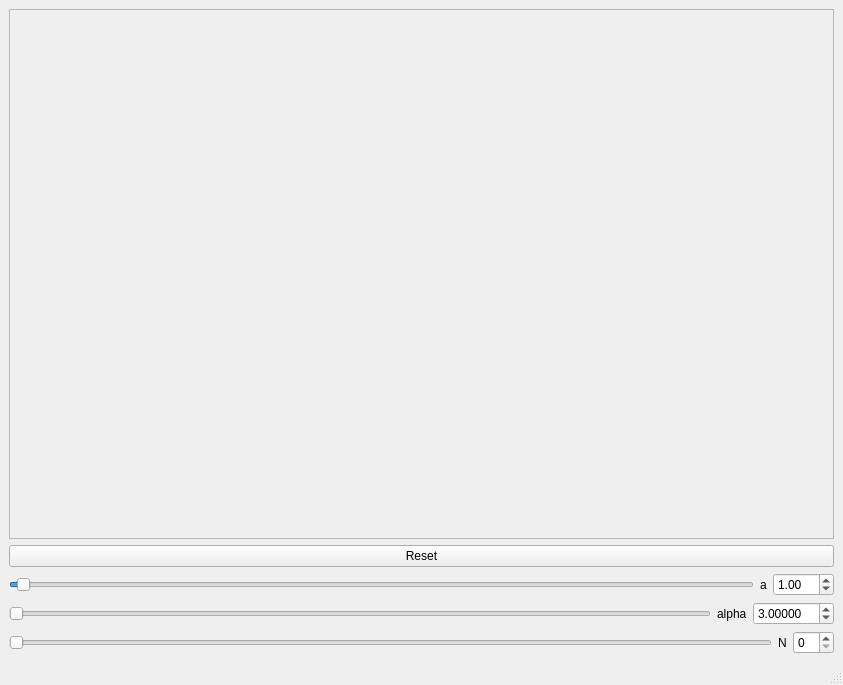
<?xml version="1.0" encoding="UTF-8"?>
<ui version="4.0">
 <class>MainWindow</class>
 <widget class="QMainWindow" name="MainWindow">
  <property name="geometry">
   <rect>
    <x>0</x>
    <y>0</y>
    <width>843</width>
    <height>685</height>
   </rect>
  </property>
  <property name="windowTitle">
   <string>MainWindow</string>
  </property>
  <widget class="QWidget" name="centralwidget">
   <layout class="QVBoxLayout" name="verticalLayout_2">
    <item>
     <widget class="QFrame" name="frame">
      <property name="enabled">
       <bool>true</bool>
      </property>
      <property name="sizePolicy">
       <sizepolicy hsizetype="Preferred" vsizetype="Expanding">
        <horstretch>0</horstretch>
        <verstretch>0</verstretch>
       </sizepolicy>
      </property>
      <property name="frameShape">
       <enum>QFrame::StyledPanel</enum>
      </property>
      <property name="frameShadow">
       <enum>QFrame::Raised</enum>
      </property>
      <layout class="QVBoxLayout" name="verticalLayout_3">
       <item>
        <layout class="QVBoxLayout" name="thisOne"/>
       </item>
      </layout>
     </widget>
    </item>
    <item>
     <layout class="QGridLayout" name="gridLayout">
      <item row="1" column="6">
       <widget class="QPushButton" name="pushButton">
        <property name="text">
         <string>Reset</string>
        </property>
       </widget>
      </item>
     </layout>
    </item>
    <item>
     <layout class="QHBoxLayout" name="horizontalLayout">
      <item>
       <widget class="QSlider" name="horizontalSlider_1">
        <property name="value">
         <number>1</number>
        </property>
        <property name="orientation">
         <enum>Qt::Horizontal</enum>
        </property>
       </widget>
      </item>
      <item>
       <widget class="QLabel" name="label">
        <property name="text">
         <string>a</string>
        </property>
       </widget>
      </item>
      <item>
       <widget class="QDoubleSpinBox" name="doubleSpinBox_1">
        <property name="minimum">
         <double>-20.000000000000000</double>
        </property>
        <property name="maximum">
         <double>20.000000000000000</double>
        </property>
        <property name="singleStep">
         <double>0.100000000000000</double>
        </property>
        <property name="value">
         <double>1.000000000000000</double>
        </property>
       </widget>
      </item>
     </layout>
    </item>
    <item>
     <layout class="QHBoxLayout" name="horizontalLayout_2">
      <item>
       <widget class="QSlider" name="horizontalSlider_2">
        <property name="orientation">
         <enum>Qt::Horizontal</enum>
        </property>
       </widget>
      </item>
      <item>
       <widget class="QLabel" name="label_2">
        <property name="text">
         <string>alpha</string>
        </property>
       </widget>
      </item>
      <item>
       <widget class="QDoubleSpinBox" name="doubleSpinBox_2">
        <property name="decimals">
         <number>5</number>
        </property>
        <property name="minimum">
         <double>-99.000000000000000</double>
        </property>
        <property name="singleStep">
         <double>0.100000000000000</double>
        </property>
        <property name="value">
         <double>3.000000000000000</double>
        </property>
       </widget>
      </item>
     </layout>
    </item>
    <item>
     <layout class="QHBoxLayout" name="horizontalLayout_3">
      <item>
       <widget class="QSlider" name="horizontalSlider_3">
        <property name="orientation">
         <enum>Qt::Horizontal</enum>
        </property>
       </widget>
      </item>
      <item>
       <widget class="QLabel" name="label_3">
        <property name="text">
         <string>N</string>
        </property>
       </widget>
      </item>
      <item>
       <widget class="QSpinBox" name="spinBox_3"/>
      </item>
     </layout>
    </item>
   </layout>
  </widget>
  <widget class="QMenuBar" name="menubar">
   <property name="geometry">
    <rect>
     <x>0</x>
     <y>0</y>
     <width>843</width>
     <height>26</height>
    </rect>
   </property>
  </widget>
  <widget class="QStatusBar" name="statusbar"/>
 </widget>
 <resources/>
 <connections>
  <connection>
   <sender>horizontalSlider_3</sender>
   <signal>valueChanged(int)</signal>
   <receiver>spinBox_3</receiver>
   <slot>setValue(int)</slot>
   <hints>
    <hint type="sourcelabel">
     <x>545</x>
     <y>638</y>
    </hint>
    <hint type="destinationlabel">
     <x>810</x>
     <y>641</y>
    </hint>
   </hints>
  </connection>
  <connection>
   <sender>spinBox_3</sender>
   <signal>valueChanged(int)</signal>
   <receiver>horizontalSlider_3</receiver>
   <slot>setValue(int)</slot>
   <hints>
    <hint type="sourcelabel">
     <x>798</x>
     <y>633</y>
    </hint>
    <hint type="destinationlabel">
     <x>646</x>
     <y>640</y>
    </hint>
   </hints>
  </connection>
 </connections>
</ui>
